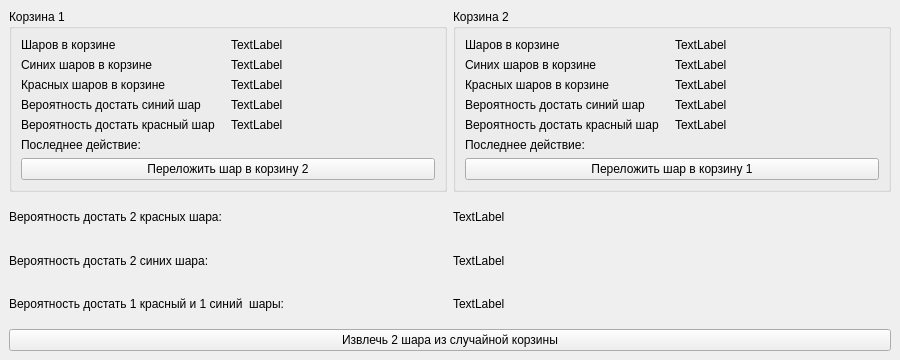
<?xml version="1.0" encoding="UTF-8"?>
<ui version="4.0">
 <class>MainWindow</class>
 <widget class="QMainWindow" name="MainWindow">
  <property name="geometry">
   <rect>
    <x>0</x>
    <y>0</y>
    <width>900</width>
    <height>360</height>
   </rect>
  </property>
  <property name="minimumSize">
   <size>
    <width>900</width>
    <height>360</height>
   </size>
  </property>
  <property name="windowTitle">
   <string>MainWindow</string>
  </property>
  <widget class="QWidget" name="centralwidget">
   <layout class="QGridLayout" name="gridLayout_2">
    <item row="2" column="0" colspan="2">
     <layout class="QGridLayout" name="gridLayout_5">
      <property name="rightMargin">
       <number>0</number>
      </property>
      <property name="bottomMargin">
       <number>0</number>
      </property>
      <item row="2" column="0">
       <layout class="QHBoxLayout" name="horizontalLayout_6">
        <item>
         <widget class="QLabel" name="label_29">
          <property name="text">
           <string>Вероятность достать 1 красный и 1 синий  шары:</string>
          </property>
         </widget>
        </item>
        <item>
         <widget class="QLabel" name="oneBlueOneRedProbability">
          <property name="text">
           <string>TextLabel</string>
          </property>
         </widget>
        </item>
       </layout>
      </item>
      <item row="3" column="0">
       <widget class="QPushButton" name="randomMoveButton">
        <property name="sizePolicy">
         <sizepolicy hsizetype="Expanding" vsizetype="Fixed">
          <horstretch>0</horstretch>
          <verstretch>0</verstretch>
         </sizepolicy>
        </property>
        <property name="text">
         <string>Извлечь 2 шара из случайной корзины</string>
        </property>
       </widget>
      </item>
      <item row="0" column="0">
       <layout class="QHBoxLayout" name="horizontalLayout_2">
        <property name="bottomMargin">
         <number>0</number>
        </property>
        <item>
         <widget class="QLabel" name="label_25">
          <property name="sizePolicy">
           <sizepolicy hsizetype="Preferred" vsizetype="Preferred">
            <horstretch>0</horstretch>
            <verstretch>0</verstretch>
           </sizepolicy>
          </property>
          <property name="layoutDirection">
           <enum>Qt::LeftToRight</enum>
          </property>
          <property name="text">
           <string>Вероятность достать 2 красных шара:</string>
          </property>
         </widget>
        </item>
        <item>
         <widget class="QLabel" name="twoBlueProbability">
          <property name="text">
           <string>TextLabel</string>
          </property>
         </widget>
        </item>
       </layout>
      </item>
      <item row="1" column="0">
       <layout class="QHBoxLayout" name="horizontalLayout_5">
        <property name="rightMargin">
         <number>0</number>
        </property>
        <item>
         <widget class="QLabel" name="label_27">
          <property name="sizePolicy">
           <sizepolicy hsizetype="Preferred" vsizetype="Preferred">
            <horstretch>0</horstretch>
            <verstretch>0</verstretch>
           </sizepolicy>
          </property>
          <property name="text">
           <string>Вероятность достать 2 синих шара:</string>
          </property>
         </widget>
        </item>
        <item>
         <widget class="QLabel" name="twoRedProbability">
          <property name="text">
           <string>TextLabel</string>
          </property>
         </widget>
        </item>
       </layout>
      </item>
     </layout>
    </item>
    <item row="0" column="0" colspan="2">
     <layout class="QHBoxLayout" name="horizontalLayout">
      <item>
       <widget class="QGroupBox" name="groupBox">
        <property name="title">
         <string>Корзина 1</string>
        </property>
        <layout class="QGridLayout" name="gridLayout_3">
         <item row="4" column="1">
          <widget class="QLabel" name="firstBucketRedProbability">
           <property name="text">
            <string>TextLabel</string>
           </property>
          </widget>
         </item>
         <item row="0" column="0">
          <widget class="QLabel" name="label">
           <property name="text">
            <string>Шаров в корзине</string>
           </property>
          </widget>
         </item>
         <item row="6" column="0" colspan="2">
          <widget class="QPushButton" name="moveBalltoSecondBucketButton">
           <property name="text">
            <string>Переложить шар в корзину 2</string>
           </property>
          </widget>
         </item>
         <item row="2" column="0">
          <widget class="QLabel" name="label_3">
           <property name="text">
            <string>Красных шаров в корзине</string>
           </property>
          </widget>
         </item>
         <item row="3" column="1">
          <widget class="QLabel" name="firstBucketBlueProbability">
           <property name="text">
            <string>TextLabel</string>
           </property>
          </widget>
         </item>
         <item row="4" column="0">
          <widget class="QLabel" name="label_5">
           <property name="text">
            <string>Вероятность достать красный шар</string>
           </property>
          </widget>
         </item>
         <item row="1" column="0">
          <widget class="QLabel" name="label_2">
           <property name="text">
            <string>Синих шаров в корзине</string>
           </property>
          </widget>
         </item>
         <item row="2" column="1">
          <widget class="QLabel" name="firstBucketRedBallsCount">
           <property name="text">
            <string>TextLabel</string>
           </property>
          </widget>
         </item>
         <item row="3" column="0">
          <widget class="QLabel" name="label_4">
           <property name="text">
            <string>Вероятность достать синий шар</string>
           </property>
          </widget>
         </item>
         <item row="1" column="1">
          <widget class="QLabel" name="firstBucketBlueBallsCount">
           <property name="text">
            <string>TextLabel</string>
           </property>
          </widget>
         </item>
         <item row="5" column="0">
          <widget class="QLabel" name="label_6">
           <property name="text">
            <string>Последнее действие:</string>
           </property>
          </widget>
         </item>
         <item row="5" column="1">
          <widget class="QLabel" name="firstBucketLastMoved">
           <property name="text">
            <string/>
           </property>
          </widget>
         </item>
         <item row="0" column="1">
          <widget class="QLabel" name="firstBucketBallsCount">
           <property name="text">
            <string>TextLabel</string>
           </property>
          </widget>
         </item>
        </layout>
       </widget>
      </item>
      <item>
       <widget class="QGroupBox" name="groupBox_2">
        <property name="title">
         <string>Корзина 2</string>
        </property>
        <layout class="QGridLayout" name="gridLayout_4">
         <item row="2" column="0">
          <widget class="QLabel" name="label_15">
           <property name="text">
            <string>Красных шаров в корзине</string>
           </property>
          </widget>
         </item>
         <item row="3" column="0">
          <widget class="QLabel" name="label_16">
           <property name="text">
            <string>Вероятность достать синий шар</string>
           </property>
          </widget>
         </item>
         <item row="2" column="1">
          <widget class="QLabel" name="secondBucketRedBallsCount">
           <property name="text">
            <string>TextLabel</string>
           </property>
          </widget>
         </item>
         <item row="4" column="1">
          <widget class="QLabel" name="secondBucketRedProbability">
           <property name="text">
            <string>TextLabel</string>
           </property>
          </widget>
         </item>
         <item row="0" column="0">
          <widget class="QLabel" name="label_13">
           <property name="text">
            <string>Шаров в корзине</string>
           </property>
          </widget>
         </item>
         <item row="0" column="1">
          <widget class="QLabel" name="secondBucketBallsCount">
           <property name="text">
            <string>TextLabel</string>
           </property>
          </widget>
         </item>
         <item row="1" column="0">
          <widget class="QLabel" name="label_14">
           <property name="text">
            <string>Синих шаров в корзине</string>
           </property>
          </widget>
         </item>
         <item row="5" column="1">
          <widget class="QLabel" name="secondBucketLastMoved">
           <property name="text">
            <string/>
           </property>
          </widget>
         </item>
         <item row="5" column="0">
          <widget class="QLabel" name="label_18">
           <property name="text">
            <string>Последнее действие:</string>
           </property>
          </widget>
         </item>
         <item row="1" column="1">
          <widget class="QLabel" name="secondBucketBlueBallsCount">
           <property name="text">
            <string>TextLabel</string>
           </property>
          </widget>
         </item>
         <item row="4" column="0">
          <widget class="QLabel" name="label_17">
           <property name="text">
            <string>Вероятность достать красный шар</string>
           </property>
          </widget>
         </item>
         <item row="3" column="1">
          <widget class="QLabel" name="secondBucketBlueProbability">
           <property name="text">
            <string>TextLabel</string>
           </property>
          </widget>
         </item>
         <item row="6" column="0" colspan="2">
          <widget class="QPushButton" name="moveBalltoFirstBucketButton">
           <property name="text">
            <string>Переложить шар в корзину 1</string>
           </property>
          </widget>
         </item>
        </layout>
       </widget>
      </item>
     </layout>
    </item>
   </layout>
  </widget>
 </widget>
 <resources/>
 <connections/>
</ui>
